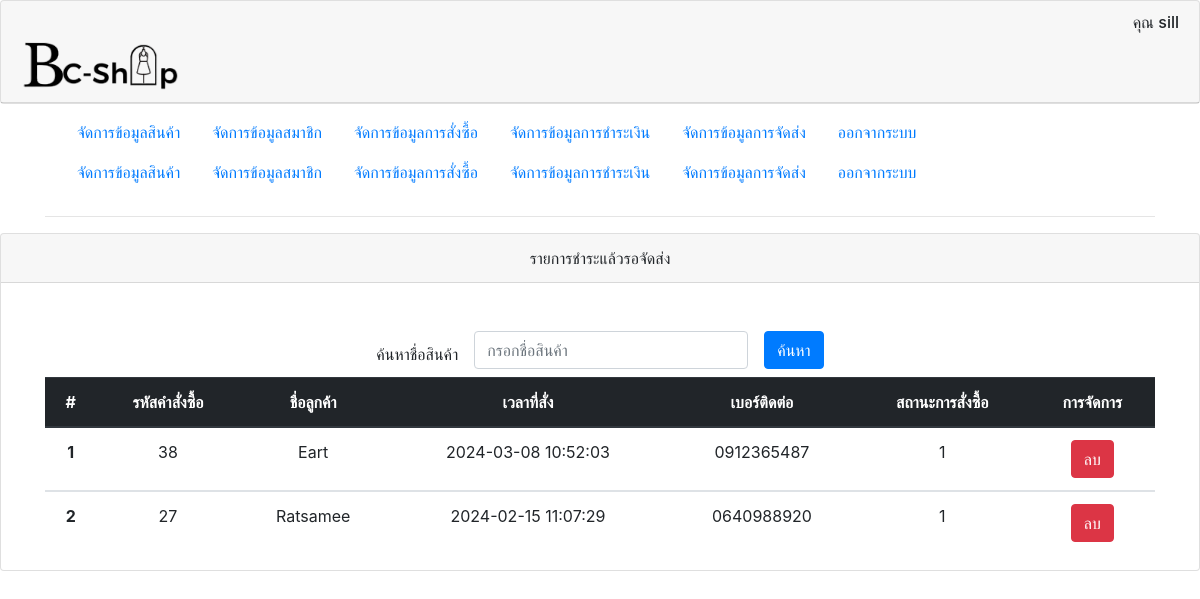
Screenshot of /pay_all.php (signed in) with the database file from the repository.
### tables this page shows
CREATE TABLE `tb_order` (
  `order_id` int(11) NOT NULL,
  `mid` int(10) NOT NULL,
  `order_date` datetime NOT NULL,
  `order_fullname` varchar(100) NOT NULL,
  `order_address` tinytext NOT NULL,
  `order_province` varchar(255) DEFAULT NULL,
  `order_phone` varchar(10) NOT NULL,
  `order_email` varchar(255) DEFAULT NULL,
  `order_status` varchar(255) DEFAULT NULL
);

### pay_all.php (the view, shortened to what this page needs)
<?php include("conn.php")
?>
<!DOCTYPE html>
<html lang="en" dir="ltr">
  <head>
    <link rel="stylesheet" href="https://stackpath.bootstrapcdn.com/bootstrap/4.1.3/css/bootstrap.min.css">
  </head>
<body>
  <div class="card">
    <?php include("header_admin.php"); ?>
  </div>
<div class="container">
  <div class="navbar navbar-light"  role="navigation">
  </div>
<hr>
  </div>
  <?php
if(isset($_POST['search'])){
   $search = $_POST['search'];
   $where = "Where order_id Like '%$search%'";
 }else{
   $search="";
 }
 $table = "tb_order";
 $where = "WHERE order_status = 1";
   $sql_select = "SELECT * FROM $table $where ORDER BY order_id DESC";
   $result = mysqli_query($conn, $sql_select);
  ?>
 <div class="card text-center">
     <div class="card-header">
       <div class="label">รายการชำระแล้วรอจัดส่ง</div>
     </div> <br> <br>
 <div class="container">
      <form action="" class="form-inline justify-content-center" method="post">
        <label for="">  ค้นหาชื่อสินค้า</label>
       <div class="form-group mx-sm-3 mb-2">
       <input type="search" name="search" class="form-control"  placeholder="กรอกชื่อสินค้า" value="<?=$search?>">
     </div>
     <button type="submit" class="btn btn-primary mb-2">ค้นหา</button>
   </form>
       <table class="table margin=30">
         <thead class="thead-dark">
           <tr>
            <th scope="col">#</th>
             <th scope="col">รหัสคำสั่งซื้อ</th>
             <th scope="col">ชื่อลูกค้า</th>
             <th scope="col">เวลาที่สั่ง</th>
             <th scope="col">เบอร์ติดต่อ</th>
             <th scope="col">สถานะการสั่งซื้อ</th>
             <th scope="col">การจัดการ</th>
           </tr>
         </thead>
         <?php
         if (mysqli_num_rows($result) > 0) {
       $num=1;
       while($row = mysqli_fetch_array($result)) {
     ?>
         <tbody>
             <tr>
             <th scope='row'><?= $num ?></th>
               <td><?= $row[0]; ?></td>
               <td><?= $row[3]; ?></td>
               <td><?= $row[2]; ?></td>
               <td><?= $row[6]; ?></td>
               <td><?= $row[8]; ?></td>
               <td>
                <a href='order_all.php?order_id=<?= $row[0]; ?>'onClick="return confirm('คุณต้องการที่จะลบข้อมูลสินค้านี้หรือไม่ ?')" class='btn btn-danger')'>ลบ</a>
                </td>
             </tr>
         </tbody>
         <?php
     $num++;
      }
   }
     ?>
         </table>
     </div>
 </div>
</body>
</html>

### rows the page displays
tb_order: order_id "38", order_fullname "Eart", order_date "2024-03-08 10:52:03", order_phone "0912365487", order_status "1"
tb_order: order_id "27", order_fullname "Ratsamee", order_date "2024-02-15 11:07:29", order_phone "0640988920", order_status "1"

### other values shown
$_SESSION['aname'] "sill"
